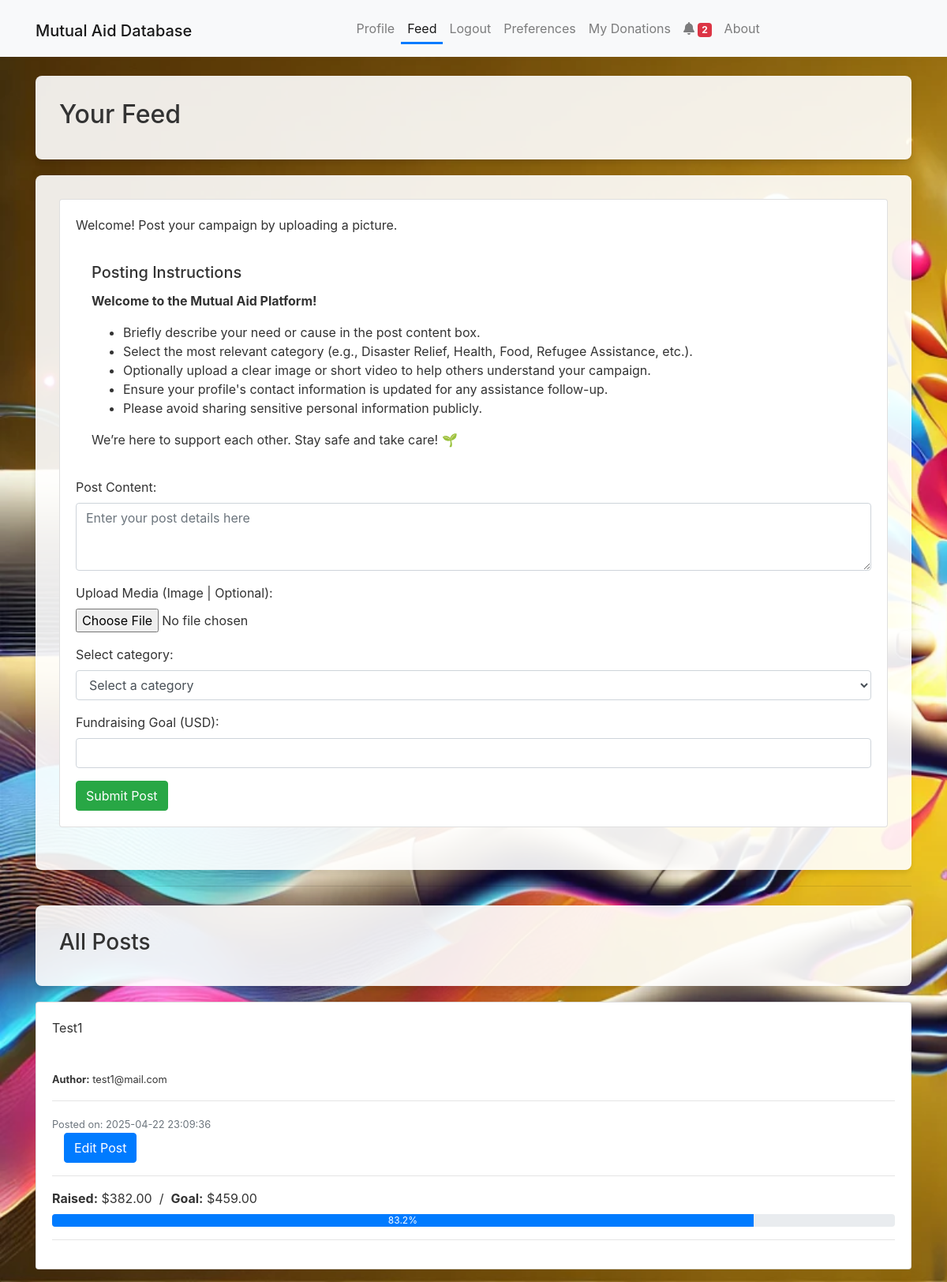
Page /feed (signed in) on the committed database.
### app/models.py (models this page shows, shortened)
class Post(db.Model):
    __tablename__ = 'post'
    id = db.Column(db.Integer, primary_key=True)
    user_id = db.Column(db.Integer, db.ForeignKey('users.id'), nullable=False)
    content = db.Column(db.String(140), nullable=False)
    media_filename = db.Column(db.String(255), nullable=True)
    category = db.Column(db.String(55), nullable=False) # Category of the post (e.g., "Help Needed", "Donation", etc.)
    status = db.Column(db.String(55), nullable=False, default='Pending') # Status of the post (e.g., "Pending", "Approved", "Rejected")
    timestamp = db.Column(db.DateTime, index=True, nullable=False, default=datetime.utcnow) # Timestamp for when the post was created
    goal = db.Column(db.Numeric(10, 2), nullable=False) # Goal amount for the post
    author = db.relationship('User', backref='posts', lazy=True)
    donations = db.relationship('Donation', back_populates='post', lazy='select', cascade='all, delete-orphan')

class User(db.Model):
    __tablename__ = 'users'
    id = db.Column(db.Integer, primary_key=True)
    email = db.Column(db.String(120), unique=True, nullable=False)
    password = db.Column(db.String(128), nullable=False)
    is_admin = db.Column(db.Boolean, default=False)  # Flag to indicate if the user is an admin
    donations = db.relationship('Donation', back_populates='donor', lazy=True)

### app/routes.py (the view, shortened to what this page needs)
@main.route('/feed', methods=['GET', 'POST'])
def feed():
    if 'user_id' not in session:
        flash('Please log in to access the feed.', 'warning')
        return redirect(url_for('main.login'))
    approved_posts = Post.query.filter_by(status='Approved').order_by(Post.timestamp.desc()).all()
    return render_template('feed.html', posts=approved_posts)

### app/__init__.py (called while the page is built)
@app.context_processor
def inject_notification_count():
    from app.models import Notification  # avoid circular import issues if needed
    if 'user_id' in session:
        count = Notification.query.filter_by(user_id=session['user_id'], is_read=False).count()
    else:
        count = 0
    print(f"Notification count: {count}")
    return dict(notification_count=count)

### app/templates/feed.html (shortened to what this page needs)
{% extends "base.html" %}
{% block content %}
<div class="form-container mt-4">
    <h2>Your Feed</h2>
</div>
<div class="form-container">
    <div class="card mb-4">
        <div class="card-body">
            <p>
                Welcome! Post your campaign by uploading a picture.
            </p>
                <form method="POST" action="{{ url_for('main.feed') }}" enctype="multipart/form-data">
                    <div class="form-group">
                        <div class="card-body">
                            <h5 class="card-title">Posting Instructions</h5>
                            <p><strong>Welcome to the Mutual Aid Platform!</strong></p>
                            <ul>
                              <li>Briefly describe your need or cause in the post content box.</li>
                              <li>Select the most relevant category (e.g., Disaster Relief, Health, Food, Refugee Assistance, etc.).</li>
                              <li>Optionally upload a clear image or short video to help others understand your campaign.</li>
                              <li>Ensure your profile's contact information is updated for any assistance follow-up.</li>
                              <li>Please avoid sharing sensitive personal information publicly.</li>
                            </ul>
                            <p>We’re here to support each other. Stay safe and take care! 🌱</p>
                        </div>
                        <label for="content">Post Content:</label>
                        <textarea name="content" id="content" class="form-control" rows="3" placeholder="Enter your post details here"></textarea>
                    </div>
                    <div class="form-group">
                        <label for="media">Upload Media (Image | Optional):</label>
                        <input type="file" name="media" id="media" class="form-control-file">
                    </div>
                    <div class="form-group">
                        <label for="category">Select category:</label>
                        <select name="category" id="category" class="form-control" required>
                            <option value="" disabled selected>Select a category</option>
                        </select>
                    </div>
                    <div class="form-group">
                        <label for="goal">Fundraising Goal (USD):</label>
                        <input type="number" step="0.01" class="form-control" name="goal" required>
                    </div>
                    <button type="submit" class="btn btn-success">Submit Post</button>
                </form>
        </div>
    </div>
</div>
<hr>
<div class="form-container mt-4">
    <h3>All Posts</h3>
</div>
{% if posts %}
    {% for post in posts %}
        <div class="card mb-3">
            <div class="card-body">
                <p class="card-text">{{ post.content }}</p>
                <br>
                <small class="mt-2"><strong>Author:</strong> {{ post.author.email }}</small>
                <hr>
                <small class="text-muted">Posted on: {{ post.timestamp.strftime('%Y-%m-%d %H:%M:%S')}}</small>
                {% if session.get('user_id') == post.user_id %}
                    <div class="container justify-content-center">
                    <form action="{{ url_for('main.edit_post', post_id=post.id, user_id=session['user_id']) }}" method="GET">
                        <button type="submit" class="btn btn-primary">Edit Post</button>
                    </form>
                    </div>
                {% endif %}
                <hr>
                {% set total = post.donations | sum(attribute='amount') %}
                <div class="mb-2">
                    <strong>Raised:</strong> ${{ '{:.2f}'.format(total) }}
                    &nbsp;/&nbsp;
                    <strong>Goal:</strong> ${{ '{:.2f}'.format(post.goal) }}
                </div>
                {% set pct = (total / post.goal * 100) if post.goal else 0 %}
                <div class="progress mb-3">
                    <div class="progress-bar" role="progressbar"
                        style="width: {{ pct }}%;"
                        aria-valuenow="{{ pct }}"
                        aria-valuemin="0" aria-valuemax="100">
                    {{ pct|round(1) }}%
                    </div>
                </div>
            <hr>
            </div>
        </div>
    {% endfor %}
{% else %}
<div class="form-container mt-4 alert alert-info">
    <p>No posts available.</p>
</div>
{% endif %}
{% endblock %}

### app/static/css/style.css (style rules this page uses)
body { background-image: url("../uploads/Mutual\ database\ background.png"); background-size: cover; background-attachment: fixed; background-size: cover; background-color: #f5f7fa; color: #333; }
.form-container { background-color: rgba(255, 255, 255, 0.9); padding: 30px; border-radius: 8px; box-shadow: 0 4px 6px rgba(0, 0, 0, 0.1); margin-top: 20px; margin-bottom: 20px; }

### rows in the picture
Post: content "Test1", author.email "test1@mail.com", timestamp "2025-04-22 23:09:36", total "382.00", goal "459.00", pct "83.2"

### other values in the picture
{{ notification_count }} "2"
